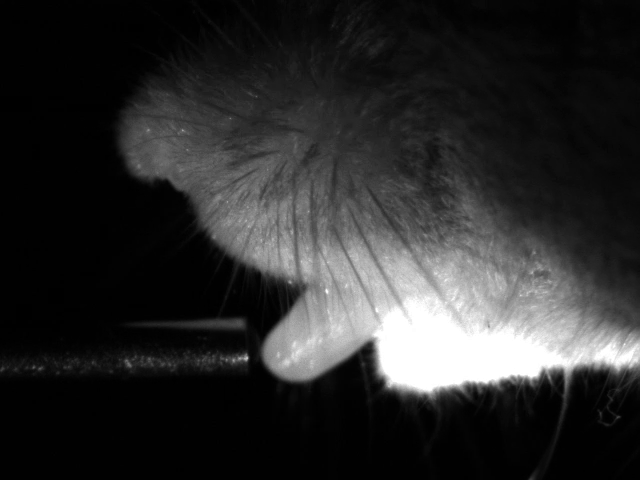
#> input picture workspace/grabcut_app/cpp/scene02963.png, 640 x 480 px, found by its file name; the run also reads 1 picture not shown here
$ jupyter execute main.ipynb
#> lines starting #> are read from the running program, lines starting #| are printed output that depends on the picture; after the words box and inside, x2 and y2 are one past the last pixel; in counts of white or black regions, pixels touching at a corner belong together; pictures that were not available may be replaced by others from this repository, and a replacement may not be noted
[cell 1]
import cv2
import numpy as np
import matplotlib.pyplot as plt

img_path = "./data/scene02963.png"
initial_mask_path = "./data/scene02963initial_mask.png"

img = cv2.imread(img_path)
#> img is the input picture: shape (480, 640, 3); min 0, max 255, mean 43.7
mask_img = cv2.imread(initial_mask_path)
plt.imshow(img)
plt.imshow(mask_img)
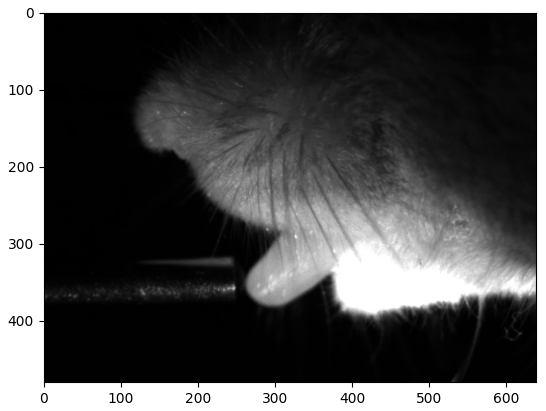
#> figure drawn by matplotlib, 1 panel

[cell 2]
mask = np.full(img.shape[:2], cv2.GC_BGD, np.uint8)
mask[200:400, 200:400] = cv2.GC_PR_FGD
mask = np.where(mask_img[:, :, 2] == 251, cv2.GC_BGD, mask)
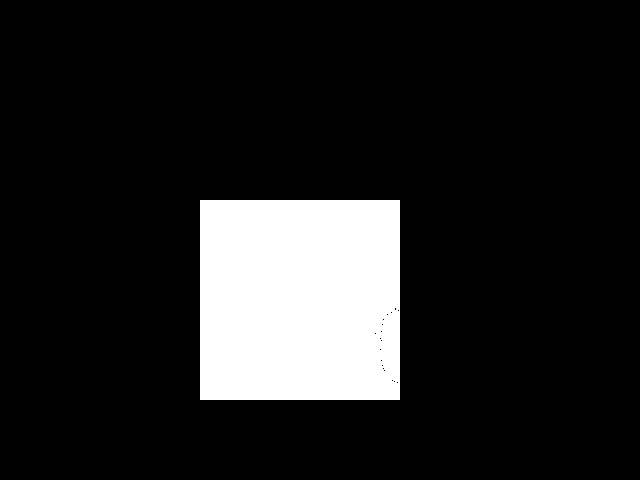
#> mask: shape (480, 640); values 0 (black) and 3 (white), 13% white; 1 white region, box (x1, y1, x2, y2) and area: (200, 200, 400, 400) 39981

plt.imshow(mask)

bgm = np.zeros((1,65),np.float64)
fgm = np.zeros((1,65),np.float64)

mask, bgm, fgm = cv2.grabCut(img,mask.astype(np.uint8).copy(),None,bgm,fgm,10,cv2.GC_INIT_WITH_MASK)
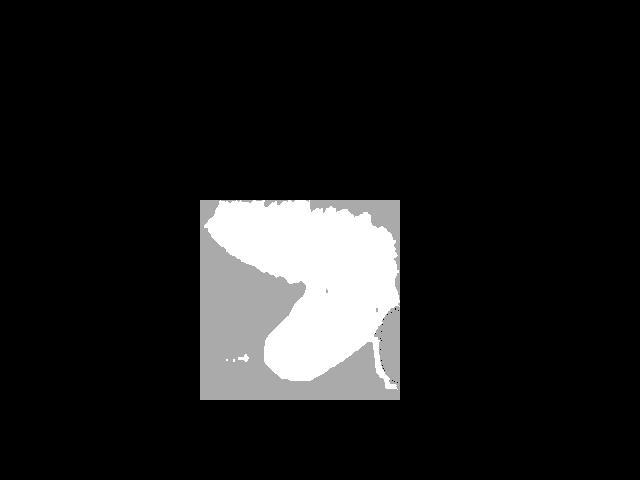
#> mask: shape (480, 640); min 0, max 3, mean 0.33; drawn with min black and max white

plt.imshow(mask)
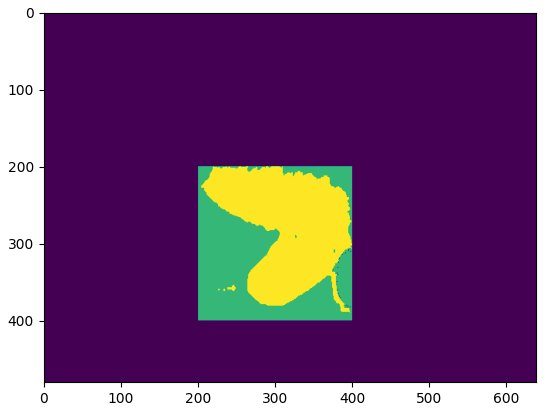
#> figure drawn by matplotlib, 1 panel
